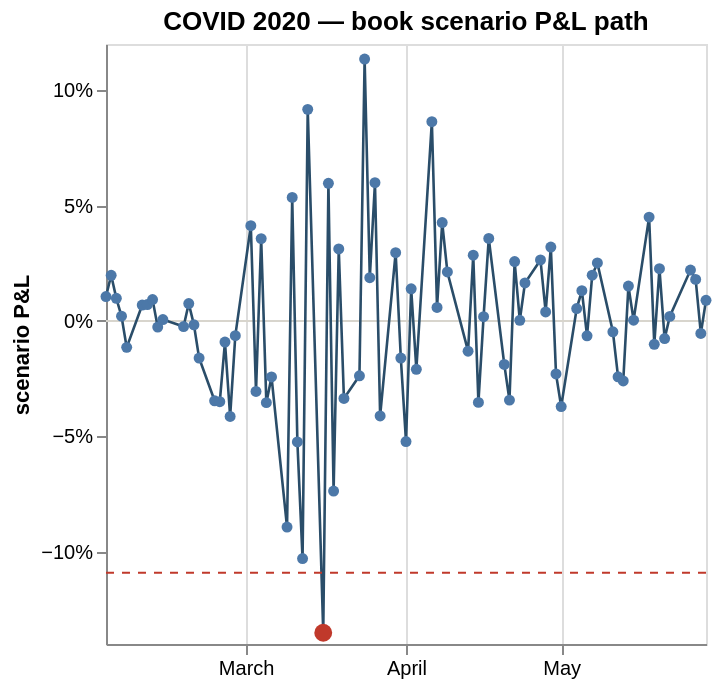

Source (notebook cell):
### Code cell
# ── COVID 2020 · GRAPH 1 — book scenario P&L path (draws from `covid_path`) ────────────────
# The graph just references DataFrame 1: a P&L line + zero baseline + the red 99% VaR rule and the
# red worst-loss point (book-level markers, collapsed to one mark each with aggregate:min).
base     = alt.Chart(covid_path)
zero     = base.mark_rule(color="#d8d5cd").encode(y=alt.datum(0))
line     = base.mark_line(point=True, color="#2a4d69", strokeWidth=1.3).encode(
    x=alt.X("date:T", title=None),
    y=alt.Y("PnL at day:Q", axis=alt.Axis(format="%"), title="scenario P&L"),
    tooltip=[alt.Tooltip("date:T"),
             alt.Tooltip("PnL at day:Q", format=".2%", title="P&L")])
var_rule = base.mark_rule(color="#c0392b", strokeDash=[4, 4]).encode(
    y=alt.Y("min(VaR line at day):Q"))                               # one book VaR-99 rule
worst    = base.mark_point(color="#c0392b", size=80, filled=True).encode(
    x=alt.X("min(worst_date):T"), y=alt.Y("min(Worst pnl at day):Q"),
    tooltip=[alt.Tooltip("min(worst_date):T", title="worst date"),
             alt.Tooltip("min(Worst pnl at day):Q", format=".2%", title="worst P&L")])

(zero + line + var_rule + worst).properties(
    height=300, width="container", title="COVID 2020 — book scenario P&L path")

### Figure 1 — Vega-Lite specification as saved in the notebook (floating-point values rounded to 4 significant figures)
{"config": {"view": {"continuousWidth": 300, "continuousHeight": 300}}, "layer": [{"mark": {"type": "rule", "color": "#d8d5cd"}, "encoding": {"y": {"datum": 0}}}, {"mark": {"type": "line", "color": "#2a4d69", "point": true, "strokeWidth": 1.3}, "encoding": {"tooltip": [{"field": "date", "type": "temporal"}, {"field": "PnL at day", "format": ".2%", "title": "P&L", "type": "quantitative"}], "x": {"field": "date", "title": null, "type": "temporal"}, "y": {"axis": {"format": "%"}, "field": "PnL at day", "title": "scenario P&L", "type": "quantitative"}}}, {"mark": {"type": "rule", "color": "#c0392b", "strokeDash": [4, 4]}, "encoding": {"y": {"aggregate": "min", "field": "VaR line at day", "type": "quantitative"}}}, {"mark": {"type": "point", "color": "#c0392b", "filled": true, "size": 80}, "encoding": {"tooltip": [{"aggregate": "min", "field": "worst_date", "title": "worst date", "type": "temporal"}, {"aggregate": "min", "field": "Worst pnl at day", "format": ".2%", "title": "worst P&L", "type": "quantitative"}], "x": {"aggregate": "min", "field": "worst_date", "type": "temporal"}, "y": {"aggregate": "min", "field": "Worst pnl at day", "type": "quantitative"}}}], "data": {"name": "data-95c9ed86dcdaa1f26dc6d0e58dd17569"}, "height": 300, "title": "COVID 2020 — book scenario P&L path", "width": "container", "$schema": "https://vega.github.io/schema/vega-lite/v6.4.1.json", "datasets": {"data-95c9ed86dcdaa1f26dc6d0e58dd17569": [{"index": 0, "Day": 0, "DayDate": "2020-02-03T00:00:00", "PnL at day": 0.01058, "VaR line at day": -0.1091, "Worst pnl at day": -0.1351, "Worst date at day (epoch)": 18337, "date": "2020-02-03T00:00:00", "worst_date": "2020-03-16T00:00:00"}, {"index": 1, "Day": 1, "DayDate": "2020-02-04T00:00:00", "PnL at day": 0.01977, "VaR line at day": -0.1091, "Worst pnl at day": -0.1351, "Worst date at day (epoch)": 18337, "date": "2020-02-04T00:00:00", "worst_date": "2020-03-16T00:00:00"}, {"index": 2, "Day": 2, "DayDate": "2020-02-05T00:00:00", "PnL at day": 0.009793, "VaR line at day": -0.1091, "Worst pnl at day": -0.1351, "Worst date at day (epoch)": 18337, "date": "2020-02-05T00:00:00", "worst_date": "2020-03-16T00:00:00"}, {"index": 3, "Day": 3, "DayDate": "2020-02-06T00:00:00", "PnL at day": 0.00205, "VaR line at day": -0.1091, "Worst pnl at day": -0.1351, "Worst date at day (epoch)": 18337, "date": "2020-02-06T00:00:00", "worst_date": "2020-03-16T00:00:00"}, {"index": 4, "Day": 4, "DayDate": "2020-02-07T00:00:00", "PnL at day": -0.01146, "VaR line at day": -0.1091, "Worst pnl at day": -0.1351, "Worst date at day (epoch)": 18337, "date": "2020-02-07T00:00:00", "worst_date": "2020-03-16T00:00:00"}, {"index": 5, "Day": 5, "DayDate": "2020-02-10T00:00:00", "PnL at day": 0.006885, "VaR line at day": -0.1091, "Worst pnl at day": -0.1351, "Worst date at day (epoch)": 18337, "date": "2020-02-10T00:00:00", "worst_date": "2020-03-16T00:00:00"}, {"index": 6, "Day": 6, "DayDate": "2020-02-11T00:00:00", "PnL at day": 0.007079, "VaR line at day": -0.1091, "Worst pnl at day": -0.1351, "Worst date at day (epoch)": 18337, "date": "2020-02-11T00:00:00", "worst_date": "2020-03-16T00:00:00"}, {"index": 7, "Day": 7, "DayDate": "2020-02-12T00:00:00", "PnL at day": 0.009274, "VaR line at day": -0.1091, "Worst pnl at day": -0.1351, "Worst date at day (epoch)": 18337, "date": "2020-02-12T00:00:00", "worst_date": "2020-03-16T00:00:00"}, {"index": 8, "Day": 8, "DayDate": "2020-02-13T00:00:00", "PnL at day": -0.002656, "VaR line at day": -0.1091, "Worst pnl at day": -0.1351, "Worst date at day (epoch)": 18337, "date": "2020-02-13T00:00:00", "worst_date": "2020-03-16T00:00:00"}, {"index": 9, "Day": 9, "DayDate": "2020-02-14T00:00:00", "PnL at day": 0.0005895, "VaR line at day": -0.1091, "Worst pnl at day": -0.1351, "Worst date at day (epoch)": 18337, "date": "2020-02-14T00:00:00", "worst_date": "2020-03-16T00:00:00"}, {"index": 10, "Day": 10, "DayDate": "2020-02-18T00:00:00", "PnL at day": -0.002438, "VaR line at day": -0.1091, "Worst pnl at day": -0.1351, "Worst date at day (epoch)": 18337, "date": "2020-02-18T00:00:00", "worst_date": "2020-03-16T00:00:00"}, {"index": 11, "Day": 11, "DayDate": "2020-02-19T00:00:00", "PnL at day": 0.007532, "VaR line at day": -0.1091, "Worst pnl at day": -0.1351, "Worst date at day (epoch)": 18337, "date": "2020-02-19T00:00:00", "worst_date": "2020-03-16T00:00:00"}, {"index": 12, "Day": 12, "DayDate": "2020-02-20T00:00:00", "PnL at day": -0.001701, "VaR line at day": -0.1091, "Worst pnl at day": -0.1351, "Worst date at day (epoch)": 18337, "date": "2020-02-20T00:00:00", "worst_date": "2020-03-16T00:00:00"}, {"index": 13, "Day": 13, "DayDate": "2020-02-21T00:00:00", "PnL at day": -0.01607, "VaR line at day": -0.1091, "Worst pnl at day": -0.1351, "Worst date at day (epoch)": 18337, "date": "2020-02-21T00:00:00", "worst_date": "2020-03-16T00:00:00"}, {"index": 14, "Day": 14, "DayDate": "2020-02-24T00:00:00", "PnL at day": -0.03462, "VaR line at day": -0.1091, "Worst pnl at day": -0.1351, "Worst date at day (epoch)": 18337, "date": "2020-02-24T00:00:00", "worst_date": "2020-03-16T00:00:00"}, {"index": 15, "Day": 15, "DayDate": "2020-02-25T00:00:00", "PnL at day": -0.03502, "VaR line at day": -0.1091, "Worst pnl at day": -0.1351, "Worst date at day (epoch)": 18337, "date": "2020-02-25T00:00:00", "worst_date": "2020-03-16T00:00:00"}, {"index": 16, "Day": 16, "DayDate": "2020-02-26T00:00:00", "PnL at day": -0.009159, "VaR line at day": -0.1091, "Worst pnl at day": -0.1351, "Worst date at day (epoch)": 18337, "date": "2020-02-26T00:00:00", "worst_date": "2020-03-16T00:00:00"}, {"index": 17, "Day": 17, "DayDate": "2020-02-27T00:00:00", "PnL at day": -0.04141, "VaR line at day": -0.1091, "Worst pnl at day": -0.1351, "Worst date at day (epoch)": 18337, "date": "2020-02-27T00:00:00", "worst_date": "2020-03-16T00:00:00"}, {"index": 18, "Day": 18, "DayDate": "2020-02-28T00:00:00", "PnL at day": -0.006373, "VaR line at day": -0.1091, "Worst pnl at day": -0.1351, "Worst date at day (epoch)": 18337, "date": "2020-02-28T00:00:00", "worst_date": "2020-03-16T00:00:00"}, {"index": 19, "Day": 19, "DayDate": "2020-03-02T00:00:00", "PnL at day": 0.04125, "VaR line at day": -0.1091, "Worst pnl at day": -0.1351, "Worst date at day (epoch)": 18337, "date": "2020-03-02T00:00:00", "worst_date": "2020-03-16T00:00:00"}, {"index": 20, "Day": 20, "DayDate": "2020-03-03T00:00:00", "PnL at day": -0.03057, "VaR line at day": -0.1091, "Worst pnl at day": -0.1351, "Worst date at day (epoch)": 18337, "date": "2020-03-03T00:00:00", "worst_date": "2020-03-16T00:00:00"}, {"index": 21, "Day": 21, "DayDate": "2020-03-04T00:00:00", "PnL at day": 0.03566, "VaR line at day": -0.1091, "Worst pnl at day": -0.1351, "Worst date at day (epoch)": 18337, "date": "2020-03-04T00:00:00", "worst_date": "2020-03-16T00:00:00"}, {"index": 22, "Day": 22, "DayDate": "2020-03-05T00:00:00", "PnL at day": -0.03541, "VaR line at day": -0.1091, "Worst pnl at day": -0.1351, "Worst date at day (epoch)": 18337, "date": "2020-03-05T00:00:00", "worst_date": "2020-03-16T00:00:00"}, {"index": 23, "Day": 23, "DayDate": "2020-03-06T00:00:00", "PnL at day": -0.02429, "VaR line at day": -0.1091, "Worst pnl at day": -0.1351, "Worst date at day (epoch)": 18337, "date": "2020-03-06T00:00:00", "worst_date": "2020-03-16T00:00:00"}, {"index": 24, "Day": 24, "DayDate": "2020-03-09T00:00:00", "PnL at day": -0.08933, "VaR line at day": -0.1091, "Worst pnl at day": -0.1351, "Worst date at day (epoch)": 18337, "date": "2020-03-09T00:00:00", "worst_date": "2020-03-16T00:00:00"}, {"index": 25, "Day": 25, "DayDate": "2020-03-10T00:00:00", "PnL at day": 0.05353, "VaR line at day": -0.1091, "Worst pnl at day": -0.1351, "Worst date at day (epoch)": 18337, "date": "2020-03-10T00:00:00", "worst_date": "2020-03-16T00:00:00"}, {"index": 26, "Day": 26, "DayDate": "2020-03-11T00:00:00", "PnL at day": -0.05241, "VaR line at day": -0.1091, "Worst pnl at day": -0.1351, "Worst date at day (epoch)": 18337, "date": "2020-03-11T00:00:00", "worst_date": "2020-03-16T00:00:00"}, {"index": 27, "Day": 27, "DayDate": "2020-03-12T00:00:00", "PnL at day": -0.103, "VaR line at day": -0.1091, "Worst pnl at day": -0.1351, "Worst date at day (epoch)": 18337, "date": "2020-03-12T00:00:00", "worst_date": "2020-03-16T00:00:00"}, {"index": 28, "Day": 28, "DayDate": "2020-03-13T00:00:00", "PnL at day": 0.09167, "VaR line at day": -0.1091, "Worst pnl at day": -0.1351, "Worst date at day (epoch)": 18337, "date": "2020-03-13T00:00:00", "worst_date": "2020-03-16T00:00:00"}, {"index": 29, "Day": 29, "DayDate": "2020-03-16T00:00:00", "PnL at day": -0.1351, "VaR line at day": -0.1091, "Worst pnl at day": -0.1351, "Worst date at day (epoch)": 18337, "date": "2020-03-16T00:00:00", "worst_date": "2020-03-16T00:00:00"}, {"index": 30, "Day": 30, "DayDate": "2020-03-17T00:00:00", "PnL at day": 0.05963, "VaR line at day": -0.1091, "Worst pnl at day": -0.1351, "Worst date at day (epoch)": 18337, "date": "2020-03-17T00:00:00", "worst_date": "2020-03-16T00:00:00"}, {"index": 31, "Day": 31, "DayDate": "2020-03-18T00:00:00", "PnL at day": -0.07373, "VaR line at day": -0.1091, "Worst pnl at day": -0.1351, "Worst date at day (epoch)": 18337, "date": "2020-03-18T00:00:00", "worst_date": "2020-03-16T00:00:00"}, {"index": 32, "Day": 32, "DayDate": "2020-03-19T00:00:00", "PnL at day": 0.03121, "VaR line at day": -0.1091, "Worst pnl at day": -0.1351, "Worst date at day (epoch)": 18337, "date": "2020-03-19T00:00:00", "worst_date": "2020-03-16T00:00:00"}, {"index": 33, "Day": 33, "DayDate": "2020-03-20T00:00:00", "PnL at day": -0.03358, "VaR line at day": -0.1091, "Worst pnl at day": -0.1351, "Worst date at day (epoch)": 18337, "date": "2020-03-20T00:00:00", "worst_date": "2020-03-16T00:00:00"}, {"index": 34, "Day": 34, "DayDate": "2020-03-23T00:00:00", "PnL at day": -0.02379, "VaR line at day": -0.1091, "Worst pnl at day": -0.1351, "Worst date at day (epoch)": 18337, "date": "2020-03-23T00:00:00", "worst_date": "2020-03-16T00:00:00"}, {"index": 35, "Day": 35, "DayDate": "2020-03-24T00:00:00", "PnL at day": 0.1135, "VaR line at day": -0.1091, "Worst pnl at day": -0.1351, "Worst date at day (epoch)": 18337, "date": "2020-03-24T00:00:00", "worst_date": "2020-03-16T00:00:00"}, {"index": 36, "Day": 36, "DayDate": "2020-03-25T00:00:00", "PnL at day": 0.01873, "VaR line at day": -0.1091, "Worst pnl at day": -0.1351, "Worst date at day (epoch)": 18337, "date": "2020-03-25T00:00:00", "worst_date": "2020-03-16T00:00:00"}, {"index": 37, "Day": 37, "DayDate": "2020-03-26T00:00:00", "PnL at day": 0.05989, "VaR line at day": -0.1091, "Worst pnl at day": -0.1351, "Worst date at day (epoch)": 18337, "date": "2020-03-26T00:00:00", "worst_date": "2020-03-16T00:00:00"}, {"index": 38, "Day": 38, "DayDate": "2020-03-27T00:00:00", "PnL at day": -0.04116, "VaR line at day": -0.1091, "Worst pnl at day": -0.1351, "Worst date at day (epoch)": 18337, "date": "2020-03-27T00:00:00", "worst_date": "2020-03-16T00:00:00"}, {"index": 39, "Day": 39, "DayDate": "2020-03-30T00:00:00", "PnL at day": 0.02957, "VaR line at day": -0.1091, "Worst pnl at day": -0.1351, "Worst date at day (epoch)": 18337, "date": "2020-03-30T00:00:00", "worst_date": "2020-03-16T00:00:00"}, {"index": 40, "Day": 40, "DayDate": "2020-03-31T00:00:00", "PnL at day": -0.0161, "VaR line at day": -0.1091, "Worst pnl at day": -0.1351, "Worst date at day (epoch)": 18337, "date": "2020-03-31T00:00:00", "worst_date": "2020-03-16T00:00:00"}, {"index": 41, "Day": 41, "DayDate": "2020-04-01T00:00:00", "PnL at day": -0.05227, "VaR line at day": -0.1091, "Worst pnl at day": -0.1351, "Worst date at day (epoch)": 18337, "date": "2020-04-01T00:00:00", "worst_date": "2020-03-16T00:00:00"}, {"index": 42, "Day": 42, "DayDate": "2020-04-02T00:00:00", "PnL at day": 0.01393, "VaR line at day": -0.1091, "Worst pnl at day": -0.1351, "Worst date at day (epoch)": 18337, "date": "2020-04-02T00:00:00", "worst_date": "2020-03-16T00:00:00"}, {"index": 43, "Day": 43, "DayDate": "2020-04-03T00:00:00", "PnL at day": -0.02095, "VaR line at day": -0.1091, "Worst pnl at day": -0.1351, "Worst date at day (epoch)": 18337, "date": "2020-04-03T00:00:00", "worst_date": "2020-03-16T00:00:00"}, {"index": 44, "Day": 44, "DayDate": "2020-04-06T00:00:00", "PnL at day": 0.08634, "VaR line at day": -0.1091, "Worst pnl at day": -0.1351, "Worst date at day (epoch)": 18337, "date": "2020-04-06T00:00:00", "worst_date": "2020-03-16T00:00:00"}, {"index": 45, "Day": 45, "DayDate": "2020-04-07T00:00:00", "PnL at day": 0.005846, "VaR line at day": -0.1091, "Worst pnl at day": -0.1351, "Worst date at day (epoch)": 18337, "date": "2020-04-07T00:00:00", "worst_date": "2020-03-16T00:00:00"}, {"index": 46, "Day": 46, "DayDate": "2020-04-08T00:00:00", "PnL at day": 0.04261, "VaR line at day": -0.1091, "Worst pnl at day": -0.1351, "Worst date at day (epoch)": 18337, "date": "2020-04-08T00:00:00", "worst_date": "2020-03-16T00:00:00"}, {"index": 47, "Day": 47, "DayDate": "2020-04-09T00:00:00", "PnL at day": 0.02122, "VaR line at day": -0.1091, "Worst pnl at day": -0.1351, "Worst date at day (epoch)": 18337, "date": "2020-04-09T00:00:00", "worst_date": "2020-03-16T00:00:00"}, {"index": 48, "Day": 48, "DayDate": "2020-04-13T00:00:00", "PnL at day": -0.0131, "VaR line at day": -0.1091, "Worst pnl at day": -0.1351, "Worst date at day (epoch)": 18337, "date": "2020-04-13T00:00:00", "worst_date": "2020-03-16T00:00:00"}, {"index": 49, "Day": 49, "DayDate": "2020-04-14T00:00:00", "PnL at day": 0.02846, "VaR line at day": -0.1091, "Worst pnl at day": -0.1351, "Worst date at day (epoch)": 18337, "date": "2020-04-14T00:00:00", "worst_date": "2020-03-16T00:00:00"}, {"index": 50, "Day": 50, "DayDate": "2020-04-15T00:00:00", "PnL at day": -0.0353, "VaR line at day": -0.1091, "Worst pnl at day": -0.1351, "Worst date at day (epoch)": 18337, "date": "2020-04-15T00:00:00", "worst_date": "2020-03-16T00:00:00"}, {"index": 51, "Day": 51, "DayDate": "2020-04-16T00:00:00", "PnL at day": 0.001831, "VaR line at day": -0.1091, "Worst pnl at day": -0.1351, "Worst date at day (epoch)": 18337, "date": "2020-04-16T00:00:00", "worst_date": "2020-03-16T00:00:00"}, {"index": 52, "Day": 52, "DayDate": "2020-04-17T00:00:00", "PnL at day": 0.03575, "VaR line at day": -0.1091, "Worst pnl at day": -0.1351, "Worst date at day (epoch)": 18337, "date": "2020-04-17T00:00:00", "worst_date": "2020-03-16T00:00:00"}, {"index": 53, "Day": 53, "DayDate": "2020-04-20T00:00:00", "PnL at day": -0.01885, "VaR line at day": -0.1091, "Worst pnl at day": -0.1351, "Worst date at day (epoch)": 18337, "date": "2020-04-20T00:00:00", "worst_date": "2020-03-16T00:00:00"}, {"index": 54, "Day": 54, "DayDate": "2020-04-21T00:00:00", "PnL at day": -0.03432, "VaR line at day": -0.1091, "Worst pnl at day": -0.1351, "Worst date at day (epoch)": 18337, "date": "2020-04-21T00:00:00", "worst_date": "2020-03-16T00:00:00"}, {"index": 55, "Day": 55, "DayDate": "2020-04-22T00:00:00", "PnL at day": 0.02571, "VaR line at day": -0.1091, "Worst pnl at day": -0.1351, "Worst date at day (epoch)": 18337, "date": "2020-04-22T00:00:00", "worst_date": "2020-03-16T00:00:00"}, {"index": 56, "Day": 56, "DayDate": "2020-04-23T00:00:00", "PnL at day": 0.0002757, "VaR line at day": -0.1091, "Worst pnl at day": -0.1351, "Worst date at day (epoch)": 18337, "date": "2020-04-23T00:00:00", "worst_date": "2020-03-16T00:00:00"}, {"index": 57, "Day": 57, "DayDate": "2020-04-24T00:00:00", "PnL at day": 0.01645, "VaR line at day": -0.1091, "Worst pnl at day": -0.1351, "Worst date at day (epoch)": 18337, "date": "2020-04-24T00:00:00", "worst_date": "2020-03-16T00:00:00"}, {"index": 58, "Day": 58, "DayDate": "2020-04-27T00:00:00", "PnL at day": 0.02643, "VaR line at day": -0.1091, "Worst pnl at day": -0.1351, "Worst date at day (epoch)": 18337, "date": "2020-04-27T00:00:00", "worst_date": "2020-03-16T00:00:00"}, {"index": 59, "Day": 59, "DayDate": "2020-04-28T00:00:00", "PnL at day": 0.003899, "VaR line at day": -0.1091, "Worst pnl at day": -0.1351, "Worst date at day (epoch)": 18337, "date": "2020-04-28T00:00:00", "worst_date": "2020-03-16T00:00:00"}, {"index": 60, "Day": 60, "DayDate": "2020-04-29T00:00:00", "PnL at day": 0.03199, "VaR line at day": -0.1091, "Worst pnl at day": -0.1351, "Worst date at day (epoch)": 18337, "date": "2020-04-29T00:00:00", "worst_date": "2020-03-16T00:00:00"}, {"index": 61, "Day": 61, "DayDate": "2020-04-30T00:00:00", "PnL at day": -0.02296, "VaR line at day": -0.1091, "Worst pnl at day": -0.1351, "Worst date at day (epoch)": 18337, "date": "2020-04-30T00:00:00", "worst_date": "2020-03-16T00:00:00"}, {"index": 62, "Day": 62, "DayDate": "2020-05-01T00:00:00", "PnL at day": -0.03711, "VaR line at day": -0.1091, "Worst pnl at day": -0.1351, "Worst date at day (epoch)": 18337, "date": "2020-05-01T00:00:00", "worst_date": "2020-03-16T00:00:00"}, {"index": 63, "Day": 63, "DayDate": "2020-05-04T00:00:00", "PnL at day": 0.005367, "VaR line at day": -0.1091, "Worst pnl at day": -0.1351, "Worst date at day (epoch)": 18337, "date": "2020-05-04T00:00:00", "worst_date": "2020-03-16T00:00:00"}, {"index": 64, "Day": 64, "DayDate": "2020-05-05T00:00:00", "PnL at day": 0.01308, "VaR line at day": -0.1091, "Worst pnl at day": -0.1351, "Worst date at day (epoch)": 18337, "date": "2020-05-05T00:00:00", "worst_date": "2020-03-16T00:00:00"}, {"index": 65, "Day": 65, "DayDate": "2020-05-06T00:00:00", "PnL at day": -0.006437, "VaR line at day": -0.1091, "Worst pnl at day": -0.1351, "Worst date at day (epoch)": 18337, "date": "2020-05-06T00:00:00", "worst_date": "2020-03-16T00:00:00"}, {"index": 66, "Day": 66, "DayDate": "2020-05-07T00:00:00", "PnL at day": 0.01981, "VaR line at day": -0.1091, "Worst pnl at day": -0.1351, "Worst date at day (epoch)": 18337, "date": "2020-05-07T00:00:00", "worst_date": "2020-03-16T00:00:00"}, {"index": 67, "Day": 67, "DayDate": "2020-05-08T00:00:00", "PnL at day": 0.02514, "VaR line at day": -0.1091, "Worst pnl at day": -0.1351, "Worst date at day (epoch)": 18337, "date": "2020-05-08T00:00:00", "worst_date": "2020-03-16T00:00:00"}, {"index": 68, "Day": 68, "DayDate": "2020-05-11T00:00:00", "PnL at day": -0.004728, "VaR line at day": -0.1091, "Worst pnl at day": -0.1351, "Worst date at day (epoch)": 18337, "date": "2020-05-11T00:00:00", "worst_date": "2020-03-16T00:00:00"}, {"index": 69, "Day": 69, "DayDate": "2020-05-12T00:00:00", "PnL at day": -0.02424, "VaR line at day": -0.1091, "Worst pnl at day": -0.1351, "Worst date at day (epoch)": 18337, "date": "2020-05-12T00:00:00", "worst_date": "2020-03-16T00:00:00"}, {"index": 70, "Day": 70, "DayDate": "2020-05-13T00:00:00", "PnL at day": -0.02601, "VaR line at day": -0.1091, "Worst pnl at day": -0.1351, "Worst date at day (epoch)": 18337, "date": "2020-05-13T00:00:00", "worst_date": "2020-03-16T00:00:00"}, {"index": 71, "Day": 71, "DayDate": "2020-05-14T00:00:00", "PnL at day": 0.01511, "VaR line at day": -0.1091, "Worst pnl at day": -0.1351, "Worst date at day (epoch)": 18337, "date": "2020-05-14T00:00:00", "worst_date": "2020-03-16T00:00:00"}, {"index": 72, "Day": 72, "DayDate": "2020-05-15T00:00:00", "PnL at day": 0.0003309, "VaR line at day": -0.1091, "Worst pnl at day": -0.1351, "Worst date at day (epoch)": 18337, "date": "2020-05-15T00:00:00", "worst_date": "2020-03-16T00:00:00"}, {"index": 73, "Day": 73, "DayDate": "2020-05-18T00:00:00", "PnL at day": 0.04499, "VaR line at day": -0.1091, "Worst pnl at day": -0.1351, "Worst date at day (epoch)": 18337, "date": "2020-05-18T00:00:00", "worst_date": "2020-03-16T00:00:00"}, {"index": 74, "Day": 74, "DayDate": "2020-05-19T00:00:00", "PnL at day": -0.01015, "VaR line at day": -0.1091, "Worst pnl at day": -0.1351, "Worst date at day (epoch)": 18337, "date": "2020-05-19T00:00:00", "worst_date": "2020-03-16T00:00:00"}, {"index": 75, "Day": 75, "DayDate": "2020-05-20T00:00:00", "PnL at day": 0.02265, "VaR line at day": -0.1091, "Worst pnl at day": -0.1351, "Worst date at day (epoch)": 18337, "date": "2020-05-20T00:00:00", "worst_date": "2020-03-16T00:00:00"}, {"index": 76, "Day": 76, "DayDate": "2020-05-21T00:00:00", "PnL at day": -0.007658, "VaR line at day": -0.1091, "Worst pnl at day": -0.1351, "Worst date at day (epoch)": 18337, "date": "2020-05-21T00:00:00", "worst_date": "2020-03-16T00:00:00"}, {"index": 77, "Day": 77, "DayDate": "2020-05-22T00:00:00", "PnL at day": 0.001967, "VaR line at day": -0.1091, "Worst pnl at day": -0.1351, "Worst date at day (epoch)": 18337, "date": "2020-05-22T00:00:00", "worst_date": "2020-03-16T00:00:00"}, {"index": 78, "Day": 78, "DayDate": "2020-05-26T00:00:00", "PnL at day": 0.02204, "VaR line at day": -0.1091, "Worst pnl at day": -0.1351, "Worst date at day (epoch)": 18337, "date": "2020-05-26T00:00:00", "worst_date": "2020-03-16T00:00:00"}, {"index": 79, "Day": 79, "DayDate": "2020-05-27T00:00:00", "PnL at day": 0.018, "VaR line at day": -0.1091, "Worst pnl at day": -0.1351, "Worst date at day (epoch)": 18337, "date": "2020-05-27T00:00:00", "worst_date": "2020-03-16T00:00:00"}, {"index": 80, "Day": 80, "DayDate": "2020-05-28T00:00:00", "PnL at day": -0.005421, "VaR line at day": -0.1091, "Worst pnl at day": -0.1351, "Worst date at day (epoch)": 18337, "date": "2020-05-28T00:00:00", "worst_date": "2020-03-16T00:00:00"}, {"index": 81, "Day": 81, "DayDate": "2020-05-29T00:00:00", "PnL at day": 0.008939, "VaR line at day": -0.1091, "Worst pnl at day": -0.1351, "Worst date at day (epoch)": 18337, "date": "2020-05-29T00:00:00", "worst_date": "2020-03-16T00:00:00"}]}}
